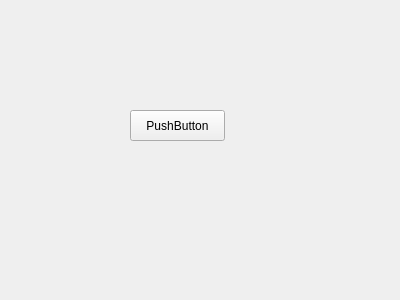
<?xml version="1.0" encoding="UTF-8"?>
<ui version="4.0">
 <class>Widget</class>
 <widget class="QWidget" name="Widget">
  <property name="geometry">
   <rect>
    <x>0</x>
    <y>0</y>
    <width>400</width>
    <height>300</height>
   </rect>
  </property>
  <property name="windowTitle">
   <string>Widget</string>
  </property>
  <widget class="UiPushButton" name="pushButton">
   <property name="geometry">
    <rect>
     <x>130</x>
     <y>110</y>
     <width>95</width>
     <height>31</height>
    </rect>
   </property>
   <property name="text">
    <string>PushButton</string>
   </property>
  </widget>
 </widget>
 <layoutdefault spacing="6" margin="11"/>
 <customwidgets>
  <customwidget>
   <class>UiPushButton</class>
   <extends>QPushButton</extends>
   <header location="global">uipushbutton.h</header>
  </customwidget>
 </customwidgets>
 <resources/>
 <connections/>
</ui>
